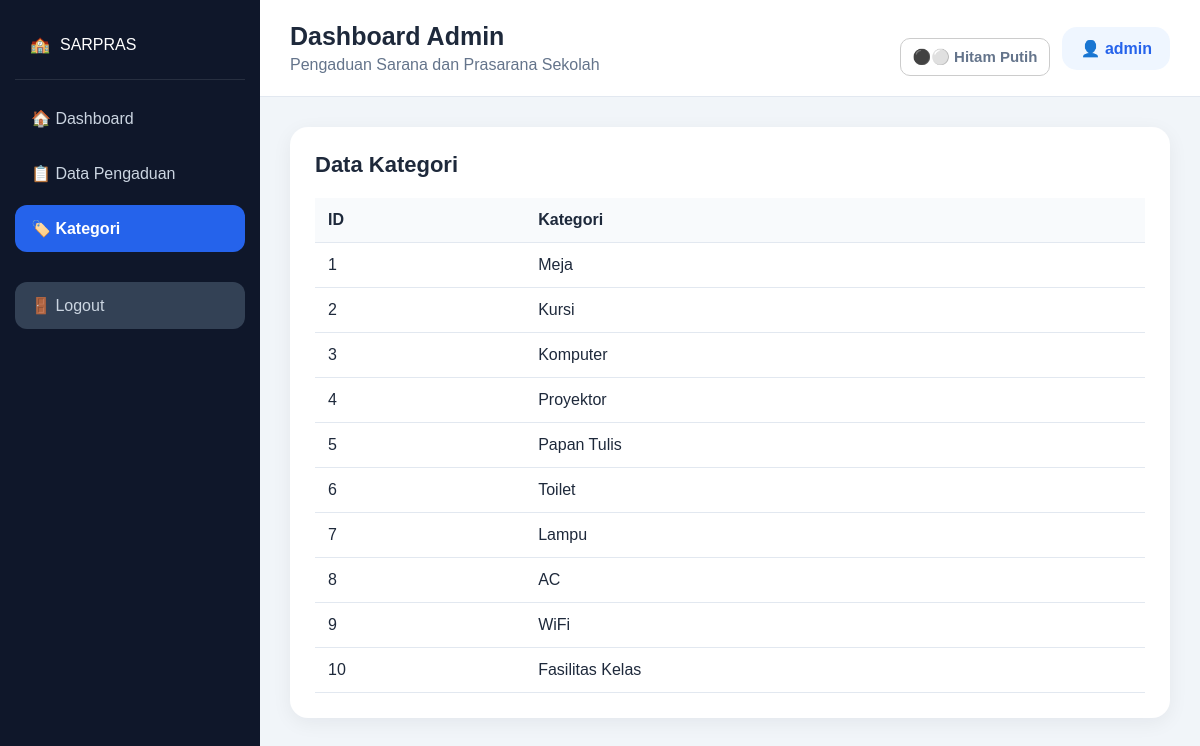
/index.php?page=admin&action=kategori (signed in), run on the app's committed database.
### tables this page shows
CREATE TABLE `kategori` (
  `id_kategori` int(5) NOT NULL,
  `ket_kategori` varchar(30) NOT NULL
);

### model/Database.php (called while the page is built, shortened)
<?php
class Database {
    private $host = '127.0.0.1';
    private $port = '3306';
    private $db = 'db_sarpras';
    private $user = 'root';
    private $pass = 'root';
    private $charset = 'utf8mb4';
    public function connect() {
        $dsn = "mysql:host={$this->host};port={$this->port};dbname={$this->db};charset={$this->charset}";
        try {
            $this->pdo = new PDO($dsn, $this->user, $this->pass, [
                PDO::ATTR_ERRMODE => PDO::ERRMODE_EXCEPTION,
                PDO::ATTR_DEFAULT_FETCH_MODE => PDO::FETCH_ASSOC,
                PDO::ATTR_EMULATE_PREPARES => false,
            ]);
            return $this->pdo;
        } catch (PDOException $e) {
            http_response_code(500);
            echo '<!doctype html><html lang="id"><meta charset="utf-8"><meta name="viewport" content="width=device-width,initial-scale=1">';
            echo '<style>body{font-family:Arial;background:#f5f7fb;padding:24px}.box{max-width:700px;margin:auto;background:#fff;padding:24px;border-radius:14px;box-shadow:0 4px 18px #0001}code{background:#eee;padding:3px 6px;border-radius:5px}.ok{color:#087f23}</style>';
            echo '<div class="box"><h2>Koneksi database gagal</h2>';
            echo '<p>Project sudah membaca <code>model/Database.php</code> yang baru.</p>';
            echo '<p>Host: <b>'.htmlspecialchars($this->host).'</b> | Port: <b>'.htmlspecialchars($this->port).'</b><br>Database: <b>'.htmlspecialchars($this->db).'</b> | User: <b>'.htmlspecialchars($this->user).'</b></p>';
            echo '<p>Error: <code>'.htmlspecialchars($e->getMessage()).'</code></p>';
            echo '<p>Jika password MySQL bukan <b>root</b>, buka <code>model/Database.php</code> lalu ubah <code>$pass</code>.</p>';
            echo '<p>Jika phpMyAdmin bisa masuk tetapi PHP tidak, gunakan host <code>localhost</code> seperti file ini.</p></div></html>';
            exit;
        }
    }
}

### model/Kategori.php (called while the page is built, shortened)
<?php
require_once __DIR__ . '/Database.php';
class Kategori {
    private $db;
    public function __construct() { $this->db = (new Database())->connect(); }
    public function all() { return $this->db->query('SELECT * FROM kategori ORDER BY id_kategori')->fetchAll(); }
}

### controller/KategoriController.php (called while the page is built, shortened)
<?php
require_once __DIR__ . '/../model/Kategori.php';
class KategoriController {
    public function all() { return (new Kategori())->all(); }
}

### index.php (the view, shortened to what this page needs)
<?php
$page = isset($_GET['page']) ? $_GET['page'] : ($_SESSION['role'] === 'admin' ? 'admin' : 'siswa');
$action = isset($_GET['action']) ? $_GET['action'] : 'dashboard';
function e($value) { return htmlspecialchars((string)$value, ENT_QUOTES, 'UTF-8'); }
require_once __DIR__ . '/controller/KategoriController.php';
$kategori = (new KategoriController())->all();
?>
<!DOCTYPE html>
<html lang="id"><head>
<link rel="stylesheet" href="asset/css/style.css?v=20261003">
</head><body>
<div class="app">
<aside class="sidebar">
    <div class="logo">🏫 <span>SARPRAS</span></div>
    <a class="nav <?php echo $action === 'dashboard' ? 'active' : ''; ?>" href="index.php?page=<?php echo e($page); ?>&action=dashboard">🏠 Dashboard</a>
    <?php if ($page === 'admin'): ?>
        <a class="nav <?php echo $action === 'aspirasi' || $action === 'detail' ? 'active' : ''; ?>" href="index.php?page=admin&action=aspirasi">📋 Data Pengaduan</a>
        <a class="nav <?php echo $action === 'kategori' ? 'active' : ''; ?>" href="index.php?page=admin&action=kategori">🏷️ Kategori</a>
    <?php else: ?>
        <a class="nav <?php echo $action === 'tambah' ? 'active' : ''; ?>" href="index.php?page=siswa&action=tambah">➕ Buat Pengaduan</a>
        <a class="nav <?php echo $action === 'pengaduan' || $action === 'detail' ? 'active' : ''; ?>" href="index.php?page=siswa&action=pengaduan">📋 Pengaduan Saya</a>
    <?php endif; ?>
    <a class="nav logout" href="logout.php">🚪 Logout</a>
</aside>
<main class="main">
<header class="topbar"><div><h2><?php echo $page === 'admin' ? 'Dashboard Admin' : 'Dashboard Siswa'; ?></h2><span>Pengaduan Sarana dan Prasarana Sekolah</span></div><div class="topbar-actions"><button type="button" class="theme-toggle" id="blackWhiteToggle" aria-pressed="false" title="Aktifkan mode hitam putih">⚫⚪ <span>Hitam Putih</span></button><div class="user">👤 <?php echo e($page === 'admin' ? $_SESSION['username'] : $_SESSION['nis']); ?></div></div></header>
<div class="content">
<?php if ($page === 'admin'): ?>
<?php
$admin = new AdminController();
$data = $admin->dashboard();
$aspirasiModel = new AspirasiController();
?>
<?php if ($action === 'dashboard'): ?>
<div class="cards">
    <div class="card"><span>Total Pengaduan</span><strong><?php echo $data['stats']['total']; ?></strong></div>
    <div class="card"><span>Menunggu</span><strong><?php echo $data['stats']['menunggu']; ?></strong></div>
    <div class="card"><span>Proses</span><strong><?php echo $data['stats']['proses']; ?></strong></div>
    <div class="card"><span>Selesai</span><strong><?php echo $data['stats']['selesai']; ?></strong></div>
</div>
<div class="panel"><div class="panel-title">Pengaduan Terbaru</div><?php include __DIR__.'/view/admin/table.php'; ?></div>
<?php elseif ($action === 'aspirasi'): ?>
<div class="panel"><div class="panel-title">Semua Pengaduan</div><?php $rows = $aspirasiModel->all(); include __DIR__.'/view/admin/table.php'; ?></div>
<?php elseif ($action === 'kategori'): ?>
<div class="panel"><div class="panel-title">Data Kategori</div><table><thead><tr><th>ID</th><th>Kategori</th></tr></thead><tbody><?php foreach($kategori as $k): ?><tr><td><?php echo e($k['id_kategori']); ?></td><td><?php echo e($k['ket_kategori']); ?></td></tr><?php endforeach; ?></tbody></table></div>
<?php endif; ?>
<?php endif; ?>
</div></main></div>
</body></html>

### asset/css/style.css (style rules this page uses)
* { box-sizing: border-box; margin: 0; padding: 0; }
body { font-family: Arial, Helvetica, sans-serif; background: #f1f5f9; color: #1e293b; }
.app { display: flex; min-height: 100vh; }
.sidebar { width: 260px; min-width: 260px; min-height: 100vh; background: #0f172a; padding: 25px 15px; color: white; position: fixed; left: 0; top: 0; bottom: 0; overflow-y: auto; }
.logo { display: flex; align-items: center; gap: 10px; padding: 10px 15px 25px; margin-bottom: 15px; border-bottom: 1px solid rgba(255,255,255,.1); }
.nav { display: block; width: 100%; padding: 14px 16px; margin: 8px 0; border-radius: 12px; color: #cbd5e1; text-decoration: none; font-size: 16px; transition: .2s; }
.nav.active { background: #2563eb; color: white; font-weight: bold; }
.nav.logout { margin-top: 30px; background: #334155; }
.main { margin-left: 260px; width: calc(100% - 260px); min-height: 100vh; background: #f1f5f9; }
.topbar { background: white; min-height: 90px; padding: 20px 30px; display: flex; align-items: center; justify-content: space-between; border-bottom: 1px solid #e2e8f0; }
.topbar h2 { font-size: 25px; margin-bottom: 5px; }
.topbar span { color: #64748b; }
.user { background: #eff6ff; color: #2563eb; padding: 12px 18px; border-radius: 15px; font-weight: bold; }
.content { padding: 30px; }
.panel { background: white; padding: 25px; border-radius: 18px; margin-bottom: 25px; box-shadow: 0 5px 20px rgba(15, 23, 42, .06); }
.panel-title { font-size: 22px; font-weight: bold; margin-bottom: 20px; }
button { margin-top: 18px; padding: 13px 20px; border: none; border-radius: 10px; background: #2563eb; color: white; font-size: 15px; font-weight: bold; cursor: pointer; }
table { width: 100%; border-collapse: collapse; }
th, td { padding: 13px; border-bottom: 1px solid #e2e8f0; text-align: left; }
th { background: #f8fafc; }
.topbar-actions { display:flex;align-items:center;gap:12px }
.theme-toggle { border:1px solid #ccc;background:#fff;color:#222;border-radius:10px;padding:9px 12px;cursor:pointer;font-weight:600;transition:.2s }

### data on the page
kategori: id_kategori "1", ket_kategori "Meja"
kategori: id_kategori "2", ket_kategori "Kursi"
kategori: id_kategori "3", ket_kategori "Komputer"
kategori: id_kategori "4", ket_kategori "Proyektor"
kategori: id_kategori "5", ket_kategori "Papan Tulis"
kategori: id_kategori "6", ket_kategori "Toilet"
kategori: id_kategori "7", ket_kategori "Lampu"
kategori: id_kategori "8", ket_kategori "AC"
kategori: id_kategori "9", ket_kategori "WiFi"
kategori: id_kategori "10", ket_kategori "Fasilitas Kelas"

### other printed values
$page === 'admin' ? $_SESSION['username'] : $_SESSION['nis'] "admin"
